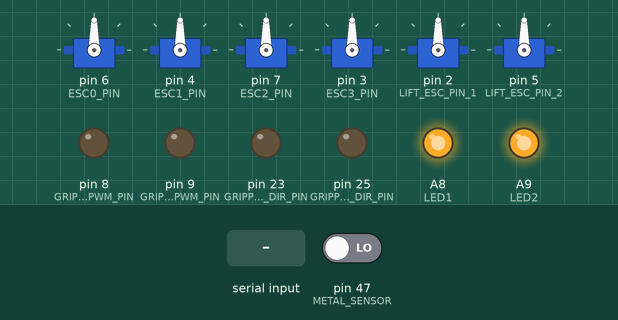
Recording of a sketch running on a simulated Arduino Mega 2560, built with avr-gcc and run on an emulated ATmega2560. On the bench: 6 × servo, output pins drawn as LEDs (lit = HIGH). The test bench sets the inputs (shaded band); at power-on: pin 47 (METAL_SENSOR) LOW. What the sketch prints to the serial monitor is not drawn.

Above: at 1.2 s.
1.3 s: "k\n" received over Serial
At 2.2 s:
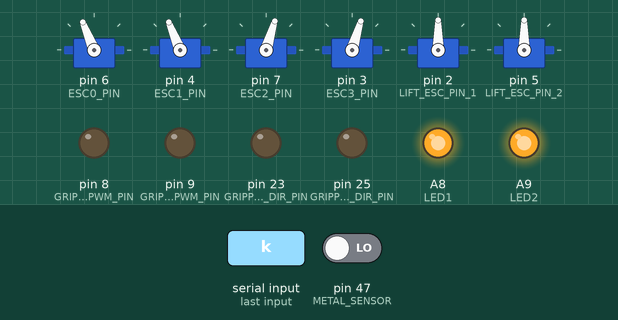
2.8 s: "u\n" received over Serial
At 3.4 s:
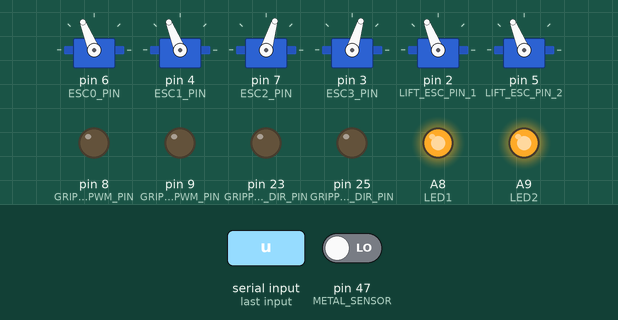
4.3 s: "j\n" received over Serial
At 5.5 s:
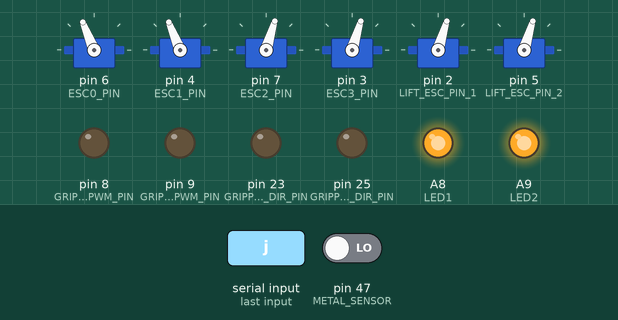
5.8 s: "e\n" received over Serial
At 6.9 s:
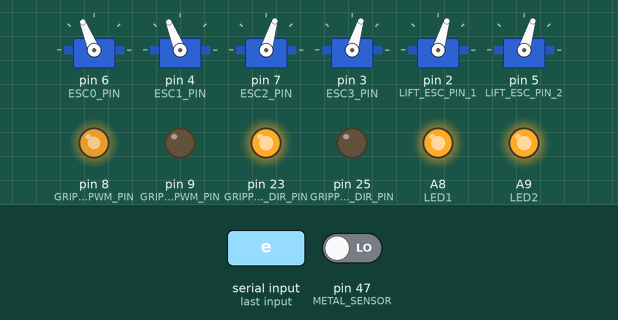
7.3 s: "r\n" received over Serial
At 8.0 s:
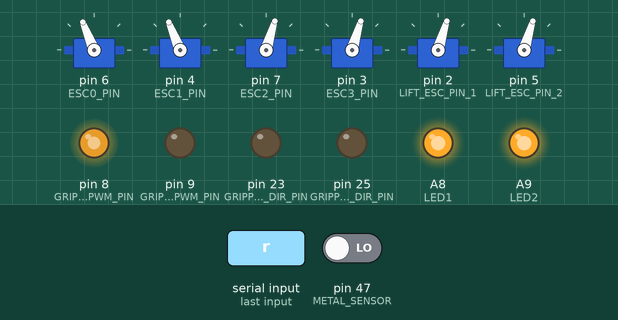
8.8 s: "w90\n" received over Serial
At 9.2 s:
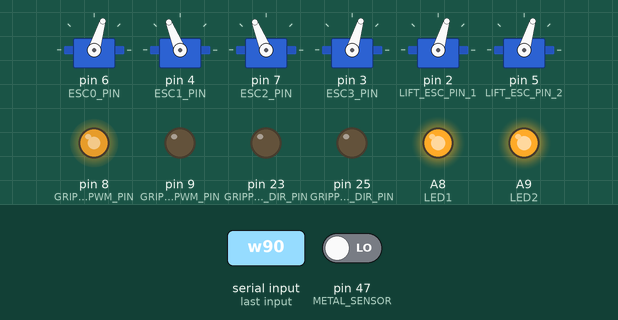
Timing chart, 0 to 11.3 s (numbered marks = the images above; inputs shaded):
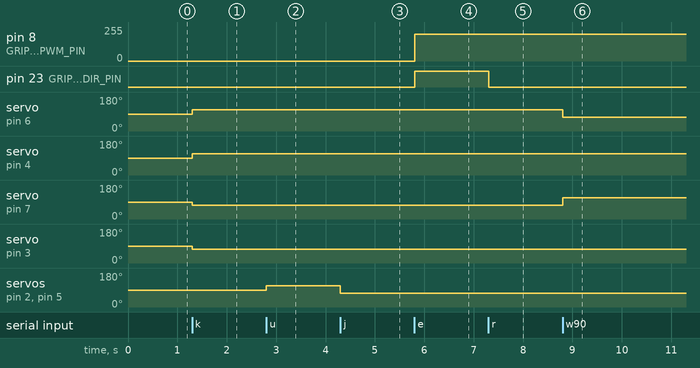

Measured:
- after the input at 1.3 s, servo on pin 6 (ESC0_PIN), servo on pin 4 (ESC1_PIN): 90° → 112° at once; servo on pin 7 (ESC2_PIN), servo on pin 3 (ESC3_PIN): 90° → 73° at once
- after the input at 2.8 s, servo on pin 2 (LIFT_ESC_PIN_1), servo on pin 5 (LIFT_ESC_PIN_2): 90° → 112° at once
- after the input at 4.3 s, servo on pin 2 (LIFT_ESC_PIN_1), servo on pin 5 (LIFT_ESC_PIN_2): 112° → 73° at once
- after the input at 5.8 s, pin 8 (GRIPPER1_PWM_PIN): 0/255 → 200/255 at once; pin 23 (GRIPPER1_DIR_PIN): LOW → HIGH at once
- after the input at 7.3 s, pin 23 (GRIPPER1_DIR_PIN): HIGH → LOW at once
- after the input at 8.8 s, servo on pin 6 (ESC0_PIN): 112° → 73° at once; servo on pin 7 (ESC2_PIN): 73° → 112° at once

The sketch:

arduino_code.ino
```cpp
#include <Servo.h>
Servo Esc0, Esc1,Esc2, Esc3, liftEsc_1, liftEsc_2;

#define ESC_SPEED_INIT 200
#define ESC_STOP 1500
#define ESC_SPEED_LIMIT 400
#define GRIPPER_SPEED 200
#define GRIPPER_STOP 0
#define GRIPPER_OPEN_STATE 1
#define GRIPPER_CLOSE_STATE 0


#define ESC0_PIN 6 // Back
#define ESC1_PIN 4 // Front
#define ESC2_PIN 7 // Front
#define ESC3_PIN 3 // Back
#define LIFT_ESC_PIN_1 2
#define LIFT_ESC_PIN_2 5
#define GRIPPER1_PWM_PIN 8
#define GRIPPER1_DIR_PIN 23
#define GRIPPER2_PWM_PIN 9
#define GRIPPER2_DIR_PIN 25
#define LED1 A8
#define LED2 A9
#define METAL_SENSOR 47
int rightAngle = ESC_STOP;
int leftAngle = ESC_STOP;
int liftAngle = ESC_STOP;

bool flash1State = LOW;
bool flash2State = LOW;

uint16_t _speed = 200;

void setup () {
  // put your setup code here, to run once:
  Serial.begin(9600);
  Esc0.attach(ESC0_PIN);
  Esc1.attach(ESC1_PIN);
  Esc2.attach(ESC2_PIN);
  Esc3.attach(ESC3_PIN);
  liftEsc_1.attach(LIFT_ESC_PIN_1);
  liftEsc_2.attach(LIFT_ESC_PIN_2);
  pinMode(GRIPPER1_PWM_PIN, OUTPUT);
  pinMode(GRIPPER1_DIR_PIN, OUTPUT);
  pinMode(GRIPPER2_PWM_PIN, OUTPUT);
  pinMode(GRIPPER2_DIR_PIN, OUTPUT);
  analogWrite(GRIPPER1_PWM_PIN, GRIPPER_STOP);
  analogWrite(GRIPPER2_PWM_PIN, GRIPPER_STOP);
  pinMode(LED1, OUTPUT);
  pinMode(LED2, OUTPUT);
  digitalWrite(LED1,HIGH);
  digitalWrite(LED2,HIGH);
  pinMode(METAL_SENSOR, INPUT);
}

char i = 0;
char serial_data[5];

void loop() {
  if (millis() % 100 == 0) {
    if (digitalRead(METAL_SENSOR)) Serial.println("M1");
    else Serial.println("M0");
  }
  if (Serial.available()) {
    serial_data[i] = Serial.read(); i++;
  }
  if (i-1 > 4) {
    while(Serial.available()) Serial.read();
    i = 0;
  }
  if (serial_data[i-1] == '\n' && i-1 > 0) {
    serial_data[i-1] = '\0';
    Move(serial_data);
    i = 0;
  }
}
```

movement.ino
```cpp
void Move (char* dir) {
  switch (dir[0]) {
    case 'w':
      Esc0.writeMicroseconds(ESC_STOP - _speed);
      Esc1.writeMicroseconds(ESC_STOP + _speed);
      Esc2.writeMicroseconds(ESC_STOP + _speed);
      Esc3.writeMicroseconds(ESC_STOP - _speed);
      break;
    case 's':
      Esc0.writeMicroseconds(ESC_STOP + _speed);
      Esc1.writeMicroseconds(ESC_STOP - _speed);
      Esc2.writeMicroseconds(ESC_STOP - _speed);
      Esc3.writeMicroseconds(ESC_STOP + _speed);
      break;
    case 'd':
      Esc0.writeMicroseconds(ESC_STOP - _speed);
      Esc1.writeMicroseconds(ESC_STOP + _speed);
      Esc2.writeMicroseconds(ESC_STOP - _speed);
      Esc3.writeMicroseconds(ESC_STOP + _speed);
      break;
    case 'a':
      Esc0.writeMicroseconds(ESC_STOP + _speed);
      Esc1.writeMicroseconds(ESC_STOP - _speed);
      Esc2.writeMicroseconds(ESC_STOP + _speed);
      Esc3.writeMicroseconds(ESC_STOP - _speed);
      break;
    case 'h':
      Esc0.writeMicroseconds(ESC_STOP - _speed);
      Esc1.writeMicroseconds(ESC_STOP - _speed);
      Esc2.writeMicroseconds(ESC_STOP + _speed);
      Esc3.writeMicroseconds(ESC_STOP + _speed);
      break;
    case 'k':
      Esc0.writeMicroseconds(ESC_STOP + _speed);
      Esc1.writeMicroseconds(ESC_STOP + _speed);
      Esc2.writeMicroseconds(ESC_STOP - _speed);
      Esc3.writeMicroseconds(ESC_STOP - _speed);
      break;
    case 'u':
      liftEsc_1.writeMicroseconds(ESC_STOP + _speed);
      liftEsc_2.writeMicroseconds(ESC_STOP + _speed);
      break;
    case 'j':
      liftEsc_1.writeMicroseconds(ESC_STOP - _speed);
      liftEsc_2.writeMicroseconds(ESC_STOP - _speed);
      break;
    case 'e':
      analogWrite(GRIPPER1_PWM_PIN, GRIPPER_SPEED);
      digitalWrite(GRIPPER1_DIR_PIN, GRIPPER_OPEN_STATE);
      break;
    case 'r':
      analogWrite(GRIPPER1_PWM_PIN, GRIPPER_SPEED);
      digitalWrite(GRIPPER1_DIR_PIN, GRIPPER_CLOSE_STATE);
      break;
    case 'y':
      analogWrite(GRIPPER2_PWM_PIN, GRIPPER_SPEED);
      digitalWrite(GRIPPER2_DIR_PIN, GRIPPER_OPEN_STATE);
      break;
    case 't':
      analogWrite(GRIPPER2_PWM_PIN, GRIPPER_SPEED);
      digitalWrite(GRIPPER2_DIR_PIN, GRIPPER_CLOSE_STATE);
      break;
    case 'f':
      flash1State = !flash1State;
      digitalWrite(LED1,flash1State);
      break;
    case 'g':
      flash2State = !flash2State;
      digitalWrite(LED2,flash2State);
      break;
    case 'c':
      Esc0.writeMicroseconds(ESC_STOP);
      Esc1.writeMicroseconds(ESC_STOP);
      Esc2.writeMicroseconds(ESC_STOP);
      Esc3.writeMicroseconds(ESC_STOP);
      liftEsc_1.writeMicroseconds(ESC_STOP);
      liftEsc_2.writeMicroseconds(ESC_STOP);
      break;
    case 'm':
      analogWrite(GRIPPER1_PWM_PIN, GRIPPER_STOP);
      analogWrite(GRIPPER2_PWM_PIN, GRIPPER_STOP);
      break;
    case 'n':
      if (dir[1] > '9' || dir[1] < '0') break;
      _speed = (uint16_t)atoi(dir + 1);
      _speed = _speed < ESC_SPEED_LIMIT ? _speed : ESC_SPEED_LIMIT;
      _speed = _speed > 0 ? _speed : 0;
      break;
  }
}
```
